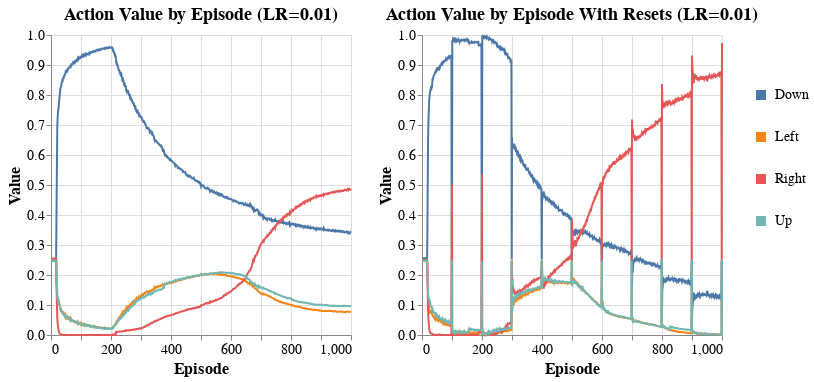

The notebook cell saved with this chart:
### Code cell
plot_action_value_by_episode_and_reset(df[(df['model'] == 1) & (df['learning_rate'] == lr) & (df['replay_ratio'] == 16)], 100)

### Figure 1 — Vega-Lite specification as saved in the notebook (floating-point values rounded to 4 significant figures; data arrays with more than 128 entries replaced by an {"elided": "..."} marker saying what was removed)
{"config": {"view": {"continuousWidth": 300, "continuousHeight": 300}, "axis": {"labelFontSize": 14, "titleFontSize": 16}, "title": {"fontSize": 18}}, "hconcat": [{"data": {"name": "data-9152df2f55041af34b12025d7970bfa3"}, "mark": {"type": "line"}, "encoding": {"color": {"field": "Action", "legend": {"labelFontSize": 14, "legendX": 700, "legendY": 50, "orient": "none", "symbolStrokeWidth": 10, "title": null}, "type": "nominal"}, "x": {"field": "Episode", "type": "quantitative"}, "y": {"field": "Value", "type": "quantitative"}}, "title": "Action Value by Episode (LR=0.01)"}, {"data": {"name": "data-934790eed4e3808d2f088fabda7bc046"}, "mark": {"type": "line"}, "encoding": {"color": {"field": "Action", "type": "nominal"}, "x": {"field": "Episode", "type": "quantitative"}, "y": {"field": "Value", "type": "quantitative"}}, "title": "Action Value by Episode With Resets (LR=0.01)"}], "$schema": "https://vega.github.io/schema/vega-lite/v5.16.3.json", "datasets": {"data-9152df2f55041af34b12025d7970bfa3": {"elided": "4000 records"}, "data-934790eed4e3808d2f088fabda7bc046": {"elided": "4000 records"}}}
